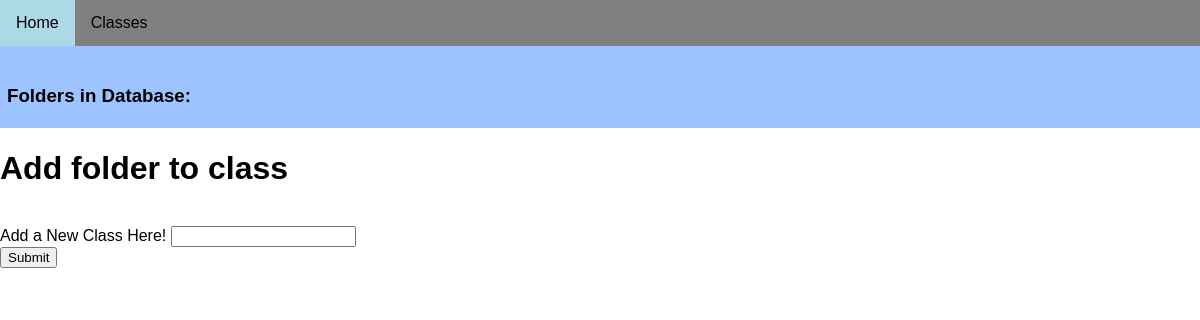
Page /classes/1/ on the earlier database version.
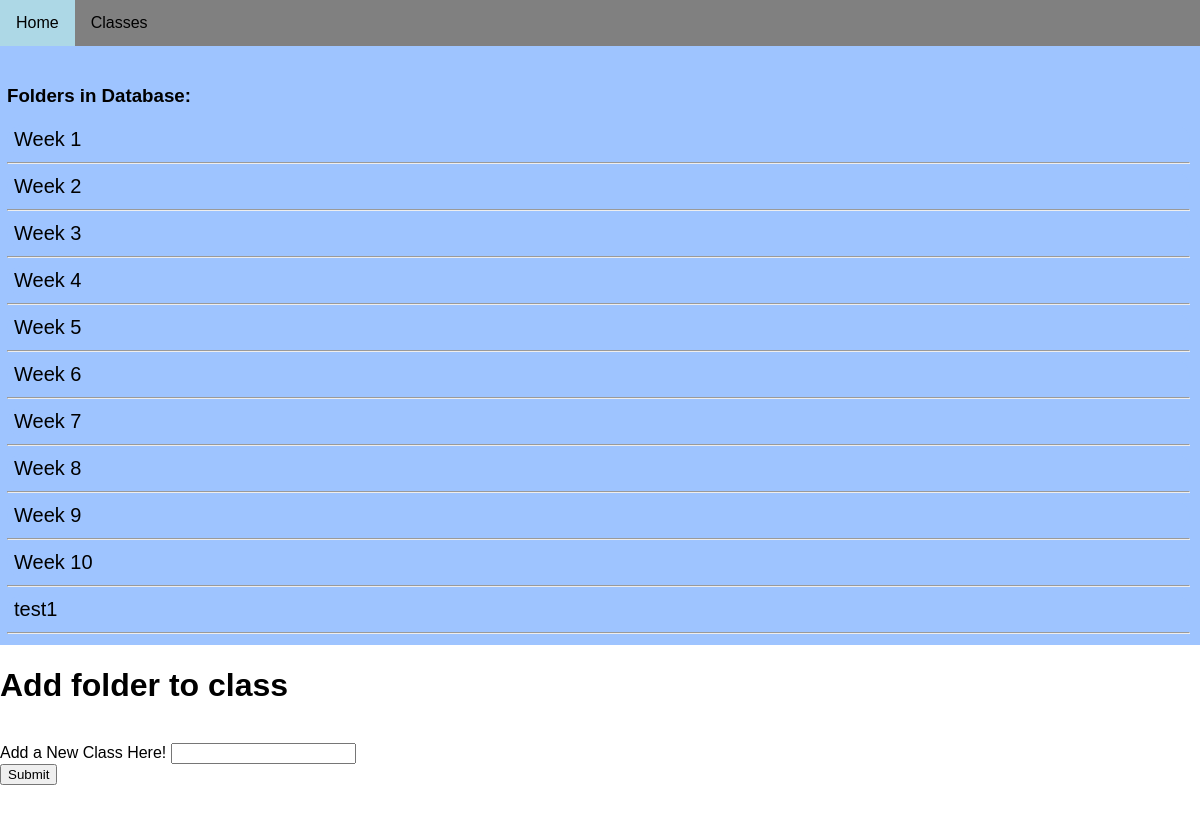
Same page on the later database version.
### database.py (models this page shows, shortened)
class folder(Base):
    __tablename__ = 'folder'
    id = Column(Integer, primary_key = True)
    name = Column(String(200), nullable=False)
    date_added = Column(String, default=str(datetime.datetime.now))
    class_name= Column(String(200), nullable=False)

### main.py (the view, shortened to what this page needs)
@app.route("/classes/<int:id>/", methods=['GET','POST'])
def classes(id):
    name = None
    form = ClassForm()
    class_name = str(course_info.get_course_by_id(id))
    our_weeks = course_info.get_folders_list(class_name)
    print(our_weeks)
    print("------------------------------------------------------------")
    return render_template('add_week.html',
    name = name,
    form = form,
    our_weeks=our_weeks,
    id=id)

### main.py
class ClassForm(FlaskForm):
    name = StringField("Add a New Class Here!", validators=[DataRequired()])
    submit = SubmitField("Submit")

### database.py (called while the page is built)
    def __repr__(self):
        return '<Name %r>' % self.name

    def get_folders_list(self, class_name):
        folders = self.session.query(folder.name).filter_by(class_name=class_name).all()
        folders = [i[0] for i in folders]
        return folders

    def get_course_by_id(self, id):
        course = self.session.query(Class).filter_by(id=id).first()
        return course

### templates/add_week.html (shortened to what this page needs)
{% extends "base.html" %}
{% block content %}
<link rel="stylesheet" href="/static/week_style.css">
<div class="lists">
    <h3>Folders in Database:</h3>
{% for our_week in our_weeks %}
    <tr>
    <td>
        <a class="list" href="{{our_week}}">{{ our_week }}</a><hr>
    </td>
    </tr>
{% endfor %}
</div>
{% if name %}
    <h1>You entered in the folder: {{ name }}</h1>
{% else %}
<h1>Add folder to class</h1>
    <br>
    <form action = "/classes/{{ id }} " method="POST">
        {{ form.name.label }}
        {{ form.name() }}
        <br>
        {{ form.submit() }}
    </form>
    <br><br><br>
    {% endif %}
    {% endblock %}

Differences in the rows shown:
now on this page (row edited): folder: name "Week 1"
now on this page (row edited): folder: name "Week 2"
now on this page (row edited): folder: name "Week 3"
now on this page (row edited): folder: name "Week 4"
now on this page (row edited): folder: name "Week 5"
now on this page (row edited): folder: name "Week 6"
now on this page (row edited): folder: name "Week 7"
now on this page (row edited): folder: name "Week 8"
now on this page (row edited): folder: name "Week 9"
now on this page (row edited): folder: name "Week 10"
now on this page (row edited): folder: name "test1"
